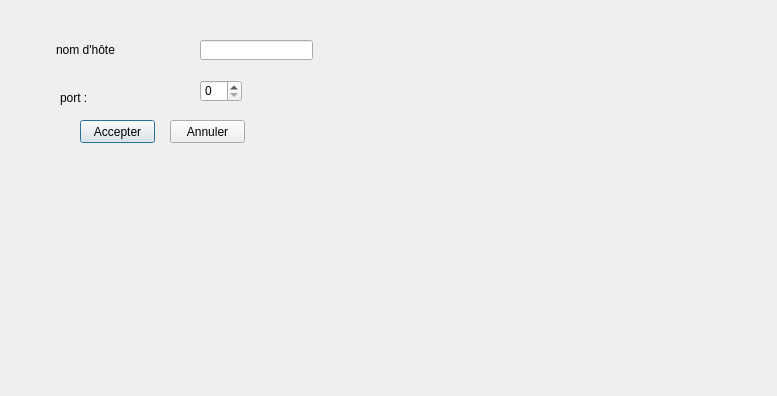
<?xml version="1.0" encoding="UTF-8"?>
<ui version="4.0">
 <class>MessengerConnection</class>
 <widget class="QDialog" name="MessengerConnection">
  <property name="geometry">
   <rect>
    <x>0</x>
    <y>0</y>
    <width>777</width>
    <height>396</height>
   </rect>
  </property>
  <property name="windowTitle">
   <string>Dialog</string>
  </property>
  <widget class="QLineEdit" name="hostname">
   <property name="geometry">
    <rect>
     <x>200</x>
     <y>40</y>
     <width>113</width>
     <height>20</height>
    </rect>
   </property>
  </widget>
  <widget class="QSpinBox" name="port">
   <property name="geometry">
    <rect>
     <x>200</x>
     <y>80</y>
     <width>42</width>
     <height>22</height>
    </rect>
   </property>
   <property name="maximum">
    <number>999999999</number>
   </property>
  </widget>
  <widget class="QLabel" name="label">
   <property name="geometry">
    <rect>
     <x>56</x>
     <y>40</y>
     <width>101</width>
     <height>20</height>
    </rect>
   </property>
   <property name="text">
    <string>nom d'hôte</string>
   </property>
  </widget>
  <widget class="QLabel" name="label_2">
   <property name="geometry">
    <rect>
     <x>60</x>
     <y>90</y>
     <width>111</width>
     <height>16</height>
    </rect>
   </property>
   <property name="text">
    <string>port :</string>
   </property>
  </widget>
  <widget class="QPushButton" name="ok">
   <property name="geometry">
    <rect>
     <x>80</x>
     <y>120</y>
     <width>75</width>
     <height>23</height>
    </rect>
   </property>
   <property name="text">
    <string>Accepter</string>
   </property>
  </widget>
  <widget class="QPushButton" name="cancel">
   <property name="geometry">
    <rect>
     <x>170</x>
     <y>120</y>
     <width>75</width>
     <height>23</height>
    </rect>
   </property>
   <property name="text">
    <string>Annuler</string>
   </property>
  </widget>
 </widget>
 <resources/>
 <connections/>
</ui>
